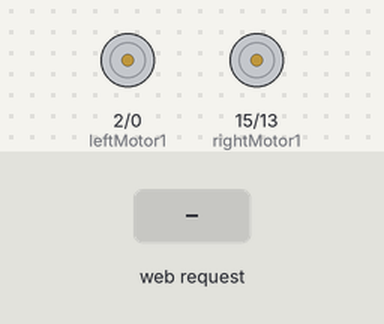
A sketch run on a simulated ESP8266 (NodeMCU). Shown: motor-driver pin pairs drawn as motors (green arrow = first pin HIGH = forward, orange = second pin HIGH = backward, longer = more drive, scaled by the enable pin). The inputs (shaded band) are chosen by the test bench. WiFi joins after 1.5 s; servers stay silent unless stated; what the sketch prints to the serial monitor is not drawn.

Above: at 2.7 s.
2.8 s: HTTP request GET /forward received
At 4.0 s:
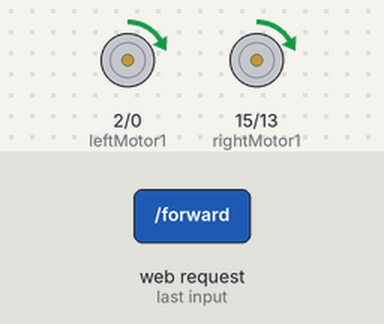
4.3 s: HTTP request GET /reverse received
At 5.4 s:
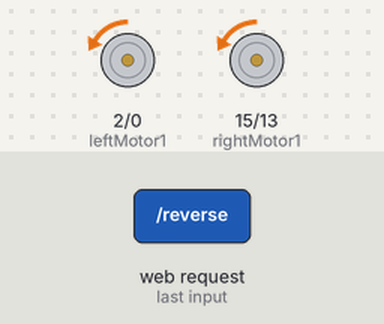
5.8 s: HTTP request GET /left received
At 6.6 s:
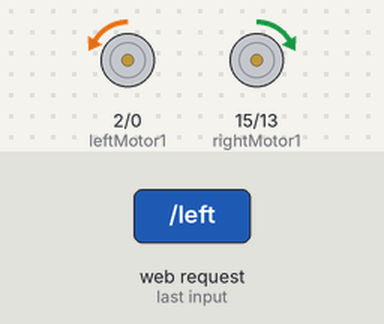
7.3 s: HTTP request GET /right received
At 7.7 s:
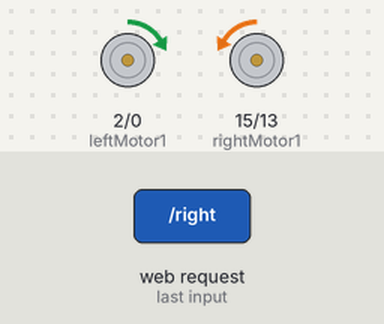
8.8 s: HTTP request GET /stop received
At 10.0 s:
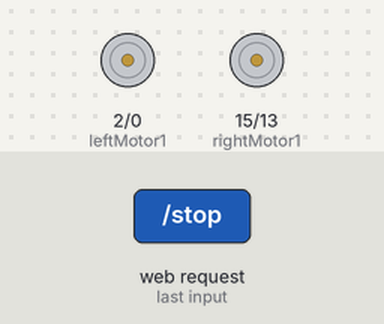
Timing chart, 0 to 11.3 s (numbered marks = the images above; inputs shaded):
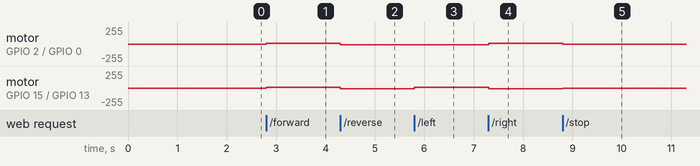

Measured:
- after the input at 2.8 s, motor on GPIO 2 (leftMotor1) / GPIO 0 (leftMotor2), motor on GPIO 15 (rightMotor1) / GPIO 13 (rightMotor2): stopped → forward 10/255 at once
- after the input at 4.3 s, motor on GPIO 2 (leftMotor1) / GPIO 0 (leftMotor2), motor on GPIO 15 (rightMotor1) / GPIO 13 (rightMotor2): forward 10/255 → backward 10/255 at once
- after the input at 5.8 s, motor on GPIO 15 (rightMotor1) / GPIO 13 (rightMotor2): backward 10/255 → forward 10/255 at once
- after the input at 7.3 s, motor on GPIO 2 (leftMotor1) / GPIO 0 (leftMotor2): backward 10/255 → forward 10/255 at once; motor on GPIO 15 (rightMotor1) / GPIO 13 (rightMotor2): forward 10/255 → backward 10/255 at once
- after the input at 8.8 s, motor on GPIO 2 (leftMotor1) / GPIO 0 (leftMotor2): forward 10/255 → stopped at once; motor on GPIO 15 (rightMotor1) / GPIO 13 (rightMotor2): backward 10/255 → stopped at once

The sketch:

Voice_Car_Moded.ino
```cpp
#include <ESP8266WiFi.h>
WiFiClient client;
WiFiServer server(80);
const char* ssid = "Redmi Note 5 Pro";


const char* password = "sharanrk12";
String  command = ""; // Command received from Android device

// Set Motor Control Pins
int rightMotor2 =13;    // D7 - right Motor -
int rightMotor1 =15;    // D8 - right Motor +
int leftMotor2 =0;    // D3 - left Motor -
int leftMotor1 =2;    // D4 - left Motor +
int eneLeftMotor =12;  // D6 - enable Mortor Left
int eneRightMotor =14; // D5 - enable Mortor Right

void setup()
{
  Serial.begin(115200);

  pinMode(eneLeftMotor, OUTPUT);
  pinMode(eneRightMotor, OUTPUT);
  pinMode(leftMotor1, OUTPUT);
  pinMode(leftMotor2, OUTPUT);
  pinMode(rightMotor1, OUTPUT);
  pinMode(rightMotor2, OUTPUT);

  analogWrite(eneLeftMotor,10);
  analogWrite(eneRightMotor,10);

  digitalWrite(leftMotor1, LOW);
  digitalWrite(leftMotor2, LOW);
  digitalWrite(rightMotor1, LOW);
  digitalWrite(rightMotor2, LOW);

  connectWiFi();
  server.begin();
}

void loop()
{
  client = server.available();
  if (!client) return;
  command = checkClient ();

  if (command == "forward")  forwardMotor();
  else if (command == "reverse") reverseMotor();
  else if (command == "left") leftMotor();
  else if (command == "right") rightMotor();
  else if (command == "stop") stopMotor();
 // else if (command == "faster") faster();
 // else if (command == "slower") slower();
  sendBackEcho(command); // send command echo back to android device
  command = "";
}

/* command motor forward
void faster(void)
{

    analogWrite(eneLeftMotor,110);
    analogWrite(eneRightMotor,110);
}

void slower(void)
{

    analogWrite(eneLeftMotor,110);
    analogWrite(eneRightMotor,110);
}
*/
void forwardMotor(void)
{

  digitalWrite(leftMotor1, HIGH);
  digitalWrite(leftMotor2, LOW);
  digitalWrite(rightMotor1, HIGH);
  digitalWrite(rightMotor2, LOW);
}


/* command motor backward */
void reverseMotor(void)
{
  digitalWrite(leftMotor1, LOW);
  digitalWrite(leftMotor2, HIGH);
  digitalWrite(rightMotor1, LOW);
  digitalWrite(rightMotor2, HIGH);
}

/* command motor turn left */
void leftMotor(void)
{
  digitalWrite(leftMotor1, LOW);
  digitalWrite(leftMotor2, HIGH);
  digitalWrite(rightMotor1, HIGH);
  digitalWrite(rightMotor2, LOW);
}

/* command motor turn right */
void rightMotor(void)
{
  digitalWrite(leftMotor1, HIGH);
  digitalWrite(leftMotor2, LOW);
  digitalWrite(rightMotor1, LOW);
  digitalWrite(rightMotor2, HIGH);
}

/* command motor stop */
void stopMotor(void)
{
  digitalWrite(leftMotor1, LOW);
  digitalWrite(leftMotor2, LOW);
  digitalWrite(rightMotor1, LOW);
  digitalWrite(rightMotor2, LOW);
}

/* connecting WiFi */
void connectWiFi()
{
  Serial.println("Connecting to WIFI");
  WiFi.begin(ssid, password);
  while ((!(WiFi.status() == WL_CONNECTED)))
  {
    delay(300);
    Serial.print("..");
  }
  Serial.println("");
  Serial.println("WiFi connected");
  Serial.println("NodeMCU Local IP is : ");
  Serial.print((WiFi.localIP()));
}

/* check command received from Android Device */
String checkClient (void)
{
  while (!client.available()) delay(1);
  String request = client.readStringUntil('\r');
  request.remove(0, 5);
  request.remove(request.length() - 9, 9);
  return request;
}

/* send command echo back to android device */
void sendBackEcho(String echo)
{
  client.println("HTTP/1.1 200 OK");
  client.println("Content-Type: text/html");
  client.println("");
  client.println("<!DOCTYPE HTML>");
  client.println("<html>");
  client.println(echo);
  client.println("</html>");
  client.stop();
  delay(1);
}
```
